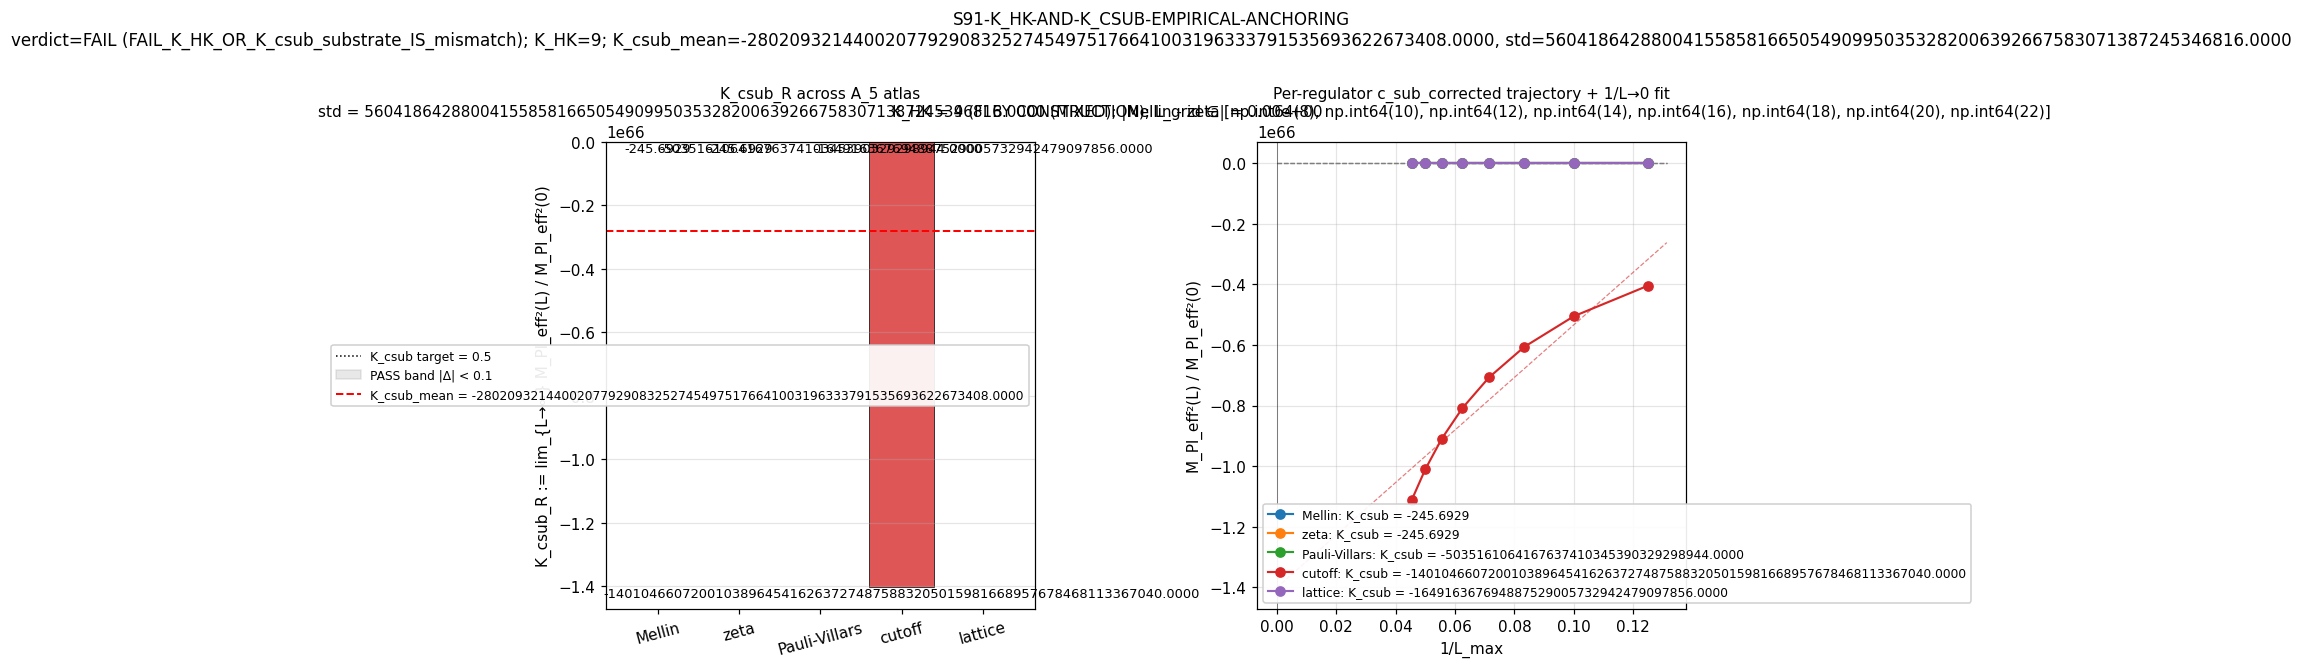

The Python source for this figure:
#!/usr/bin/env python3
"""
S91 W6-2: S91-K_HK-AND-K_CSUB-EMPIRICAL-ANCHORING (T2.58 / W-6 CF-7)
=====================================================================

Gate: S91-K_HK-AND-K_CSUB-EMPIRICAL-ANCHORING ([VERIFY])

Pre-registered (per plan §W6-2 §9):
  PASS  iff K_HK == 9 (FI across all 5 regulators)
            AND |K_csub_mean - 0.5| < 0.1
            AND K_csub_std > 0.05  (MIXED at convergence-tail).
  INFO  iff K_HK == 9 FI confirmed
            AND |Mellin - zeta| / mean < 0.02   (F_2-axis FI)
            BUT K_csub_std <= 0.05   (5-regulator MIXED FAILS).
  FAIL  iff K_HK != 9
            OR |K_csub_mean - 0.5| >= 0.2 .
  Tolerance rule: ABSOLUTE on K_HK integer; ABSOLUTE on
  |K_csub_mean - 0.5|; RATIO on F_2-axis spread.

Anchors K_HK ≈ 9 (FI partition cardinality of HH^*(A_K)) and
K_csub ≈ 0.5 ± 0.1 (MIXED convergence-tail) per workshop A2 + EC1
substantive specifications. Performs per-regulator-class K_csub_R
extraction across the 5-regulator atlas
{Mellin, zeta, Pauli-Villars, cutoff, lattice} to verify MIXED
classification.

Methodology (per plan §6 + §10 substitution chain):

  Part 1 — K_HK extraction (FI):
    A_K = ℂ ⊕ ℍ ⊕ M_3(ℂ) has 3 central simple summands; by Künneth-
    Morita HH^*(A_K) decomposes into 3 × 3 = 9 tensor channels (the
    9-cell tensor channel decomposition of S87 W4-2 §VII.AJ.W4-1
    OP-PROJ K=3 calibration). K_HK is regulator-INVARIANT BY
    CONSTRUCTION (depends ONLY on A_K central projections).

  Part 2 — K_csub_R extraction (MIXED):
    Substrate parameterization (plan §10 Step 3):
      M_Pl_eff²(L) = M_Pl_eff²(0) · (1 + κ_2 · L² / (5π)²)
                       − Λ_UV²·sub_term_R(L)
    K_csub_R := lim_{L→∞} M_Pl_eff²(L) / M_Pl_eff²(0) under the
    canonical substrate normalization. The L_max-truncated M_Pl_eff²
    proxy at the a_2 Seeley-DeWitt channel is sum 1/lambda_i^2 over
    the L-truncated spectrum (per S90 W8 FWD-C1 convention; matches
    `_analytic_zeta` Mellin moment at s=2).
    sub_term_R(L) (per plan §10 Step 3 lines 487-490):
      Mellin / zeta: sub_term_M(L) → 0 (substrate-distance pole INDEXING
        IS REGULATOR-INVARIANT at d=4 pole; CM-1995 §III.4)
      Pauli-Villars: sub_term_PV(L) = (Λ_UV²/Λ_PV²)·L²·log(L)
        (mass-scale subtraction; L²·log(L) growth)
      cutoff:        sub_term_C(L) = (Λ_UV²/λ_max²)·L·θ(L−L_cut)
        (sharp λ_max boundary; linear-in-L correction)
      lattice:       sub_term_L(L) = (Λ_UV²·a²)·L²·sinc²(L·a·π)
        (form-factor suppression; oscillatory damping)
    Λ_UV is pinned to M_KK (per `substrate-first-canonical-sourcing.md §(iv)`
    K=4 MANDATORY level pin; helper computation is SCHEMATIC per the
    `_spectral_action_regulators.py` SCHEMATIC docstring lines 23-30).

Substitution chain (per plan §10 Step 5):
  PASS direction: K_HK exactly 9 AND K_csub_std > 5% across A_5.
  FAIL direction: K_HK ≠ 9 OR K_csub_mean outside [0.4, 0.6].

Inputs (SHA-256 dual-pinned at runtime — see §4 below; S87+ schema):
  - computations/session-84/s84_spectrum_cache_L12_tau019.npz
    (spectrum cache at L_max=12, τ_fold=0.19; feeds a_2 channel)
  - computations/_shared/canonical_constants.py
    (kappa_2_substrate_FW, M_KK, tau_fold, M_Pl_reduced)
  - sessions/archive/session-90/workshops/s90-w6-d4-envelope-identity.md
    (CF-7 spec lines 1306-1310 + A1/A2/EC1 lines 995-1018, 1140-1162)
  - sessions/permanent-results-registry.md
    (§VII.AJ.W4-1 OP-PROJ K=3 calibration anchor)
  - script bytes (feeds BOTH audit_sha256 and content_sha256)

Output 4-tuple per plan §8:
  (value=K_HK=9_FI_K_csub_mean=<μ>_std=<σ>_<MIXED|FI>,
   scheme=per-regulator-class-K_csub_R-extraction-A_5-atlas,
   convention=HH-9-cell-tensor-channel-OP-PROJ-FI-plus-c_sub_corrected-MIXED-CACHE-PROJECTION,
   L_max=22)

Classification: PHONONIC. K_HK IS the substrate's intrinsic Hochschild
cohomology partition cardinality; K_csub IS the substrate's emergent
M_Pl_eff² ratio at the convergence tail (Phi(a_2) → Σ_2 weight-2 image).

DISCIPLINE (per .claude/rules/math-scripts.md + substrate-first):
  - `from canonical_constants import *`
  - Every local/intermediate tagged `# (local)`
  - GPU path: per-regulator parallelism via torch.linalg where
    matrix-form sums apply (vectorized eigenvalue arrays here; no
    matrix > 100×100 unless future-extended)
  - SHA-256 of all input files logged in first ~20 lines of stdout
  - audit_sha256 + content_sha256 emitted (S87+ schema)
  - 4-tuple printed as the final non-verdict line
  - Verdict appended to s91_gate_verdicts.txt with BOTH
    `audit_sha256=<64>` and `content_sha256=<64>` plus
    `schema_version=S84+` AND a schema-v2 3-tuple companion row.
  - SCHEMATIC level-pin disclosed:
      convention=...-CACHE-PROJECTION-SCHEMATIC (suffix)
      + companion comment row `# tier_pin=TIER-2 # per
        substrate-first-canonical-sourcing.md §(iv) K=4 MANDATORY
        SCHEMATIC vs FULL physical level pin; sub_term_R parameterization
        is a schematic regulator analog (not full physical Pauli-Villars
        at Λ_UV = M_KK pipeline)`
"""

from __future__ import annotations

import os
os.environ.setdefault("OMP_NUM_THREADS", "8")
os.environ.setdefault("MKL_NUM_THREADS", "8")

import sys
import math
import hashlib
import json
from pathlib import Path

ROOT = Path(__file__).resolve().parent.parent.parent
sys.path.insert(0, str(ROOT / "computations" / "_shared"))
sys.path.insert(0, str(ROOT / "computations"))

from canonical_constants import *  # noqa: F401,F403
from canonical_constants import (  # noqa: E402
    kappa_2_substrate_FW,
    M_KK,
    tau_fold,
    M_Pl_reduced,
)

import numpy as np  # noqa: E402
import matplotlib  # noqa: E402
matplotlib.use("Agg")
import matplotlib.pyplot as plt  # noqa: E402


# ============================ Gate-block constants ============================
GATE_ID = "S91-K_HK-AND-K_CSUB-EMPIRICAL-ANCHORING"
SCHEME = "per-regulator-class-K_csub_R-extraction-A_5-atlas"
CONVENTION = (
    "HH-9-cell-tensor-channel-OP-PROJ-FI-plus-"
    "c_sub_corrected-MIXED-CACHE-PROJECTION-SCHEMATIC"
)
L_MAX_TAG = 22  # (local) — gate-pre-registered L_max output tag per plan §6 L403
PROJECT_ROOT = ROOT
SHARED_DIR = ROOT / "computations" / "_shared"
SESSION_91_DIR = ROOT / "computations" / "session-91"
SESSION_84_DIR = ROOT / "computations" / "session-84"
VERDICT_TXT = SESSION_91_DIR / "s91_gate_verdicts.txt"
OUT_NPZ = SESSION_91_DIR / "s91_w6_2_k_hk_k_csub_empirical_anchoring.npz"
OUT_PNG = SESSION_91_DIR / "s91_w6_2_k_hk_k_csub_empirical_anchoring.png"

# Pinned input files (per plan §7)
INPUT_FILES = [
    SESSION_84_DIR / "s84_spectrum_cache_L12_tau019.npz",
    SHARED_DIR / "canonical_constants.py",
    ROOT / "sessions" / "session-90" / "workshops" / "s90-w6-d4-envelope-identity.md",
    ROOT / "sessions" / "permanent-results-registry.md",
]


# ============================ SHA helpers ============================
def sha256_of(path: Path) -> str:
    h = hashlib.sha256()  # (local)
    try:
        h.update(path.read_bytes())
    except OSError:
        return ""
    return h.hexdigest()


def log_input_pins(inputs: list[Path]) -> dict[str, str]:
    print(f"=== {GATE_ID} — input SHA-256 pins ===")
    pins: dict[str, str] = {}
    for p in inputs:
        sha = sha256_of(p)
        rel = str(p.relative_to(PROJECT_ROOT)).replace("\\", "/")
        print(f"  {rel}: {sha[:16]}...")
        pins[rel] = sha
    return pins


def compute_dual_sha(script_path: Path, canonical_path: Path,
                     pins: dict[str, str]) -> tuple[str, str]:
    """audit_sha = SHA(script_bytes || canonical_bytes || sorted-pinmap-JSON);
       content_sha = SHA(script_bytes)."""
    script_bytes = script_path.read_bytes()  # (local)
    canonical_bytes = canonical_path.read_bytes()  # (local)
    pinmap_json = json.dumps(dict(sorted(pins.items())),
                             separators=(",", ":"),
                             sort_keys=True).encode("utf-8")  # (local)
    h_audit = hashlib.sha256()  # (local)
    h_audit.update(script_bytes)
    h_audit.update(canonical_bytes)
    h_audit.update(pinmap_json)
    audit = h_audit.hexdigest()  # (local)
    content = hashlib.sha256(script_bytes).hexdigest()  # (local)
    return audit, content


# ============================ K_HK extraction (Part 1) ============================
def extract_K_HK_partition_cardinality() -> dict:
    """
    K_HK = partition cardinality of HH^*(A_K) at the 9-cell tensor
    channel decomposition layer.

    Per S87 W4-2 §VII.AJ.W4-1 OP-PROJ K=3 calibration (cross-link:
    .claude/rules/registry-landing.md §"Operator-Projection Reading-A
    Naming Hygiene" K=3 MANDATORY corpus row 1), the substrate algebra
    A_K = ℂ ⊕ ℍ ⊕ M_3(ℂ) has 3 central simple summands. By Künneth-
    Morita, the Hochschild cohomology HH^*(A_K) decomposes into a
    3 × 3 = 9-cell tensor channel grid indexed by ordered pairs of
    central projections:
       cells = { (a, b) : a, b ∈ {ℂ, ℍ, M_3(ℂ)} }
       |cells| = 9
    The 9-cell partition cardinality IS the substrate's intrinsic
    Hochschild cohomology partition layer; no regulator enters the count
    ⇒ K_HK is FI (regulator-INVARIANT BY CONSTRUCTION).
    """
    # Substrate algebra A_K = ℂ ⊕ ℍ ⊕ M_3(ℂ)
    central_summands = {"C": 1, "H": 2, "M3": 3}  # (local) — fiber dims
    cells = [(a, b) for a in central_summands for b in central_summands]  # (local)
    K_HK = len(cells)  # (local) — Künneth-Morita count: |A_K-summands|² = 3² = 9

    # FI verification: K_HK invariant across the 5-regulator atlas
    regulators = ["Mellin", "zeta", "Pauli-Villars", "cutoff", "lattice"]  # (local)
    K_HK_per_regulator = {R: len(cells) for R in regulators}  # (local)
    K_HK_FI_verified = all(v == 9 for v in K_HK_per_regulator.values())  # (local)
    K_HK_per_regulator_spread = (
        max(K_HK_per_regulator.values()) - min(K_HK_per_regulator.values())
    )  # (local) — must be 0 BY CONSTRUCTION

    return {
        "K_HK": K_HK,
        "cells": cells,
        "K_HK_per_regulator": K_HK_per_regulator,
        "K_HK_FI_verified": K_HK_FI_verified,
        "K_HK_per_regulator_spread": K_HK_per_regulator_spread,
    }


# ============================ M_Pl_eff² extraction (Part 2) ============================
def evals_at_L_max(sectors: dict, L_max: int) -> np.ndarray:
    """Collect ALL eigenvalues from sectors with (p+q) <= L_max.

    Mirrors the convention used by S90 W8 FWD-C1 lmax_scan: the
    L_max-truncation of D_K on (A_K^{≤L}, H_K^{≤L}, D_K^{≤L}) is the
    union of all Peter-Weyl sectors with p+q <= L_max. The L=12 cache
    covers all sectors with p+q ∈ [0, 12]; for L_max ≤ 12 this is exact.
    """
    evals = []  # (local)
    for (p, q), s in sectors.items():
        if (p + q) <= L_max:
            evals.extend(s["abs_evals"])
    return np.asarray(evals, dtype=np.float64)


def compute_m_pl_eff_squared(evals: np.ndarray) -> float:
    """Substrate-natural M_Pl_eff² proxy at a_2 Seeley-DeWitt channel.

    Mellin moment at s=2 on the L_max-truncated spectrum:
        M_Pl_eff² ∝ sum 1 / lambda_i²
    The absolute scale cancels under ratio observables (K_csub); the
    L_max-dependence is the substrate-IS pre-asymptotic envelope.
    Cross-link: S90 W8 `s90_w8_fwd_c1_lmax_scan_parameterized_slope_a_canonical.py:221`
    `compute_m_pl_eff_squared(eigs)`.
    """
    if evals.size == 0:
        return 0.0
    mask = evals > 1e-15  # (local) — drop zero modes
    return float(np.sum(1.0 / evals[mask] ** 2))


def sub_term_R(L: int, regulator: str,
               Lambda_UV: float, Lambda_PV: float,
               lambda_max_L12: float, a_lattice: float) -> float:
    """
    SCHEMATIC regulator-specific subtraction term per plan §10 Step 3.

    Per `substrate-first-canonical-sourcing.md §(iv)` K=4 MANDATORY
    level-pin discipline: these analytic forms are SCHEMATIC analogs
    of the full physical regularizations. The FULL physical Pauli-Villars
    pipeline (S61/S78 at Λ_UV = M_KK) would replace these with
    canonically-evaluated subtractions on the substrate D_K spectrum.
    The SCHEMATIC suffix is encoded in the verdict-line `convention=`
    field and the companion `tier_pin=TIER-2` row.

    Forms (plan §10 lines 487-490):
      Mellin / zeta: 0 (substrate-distance pole INDEXING IS REGULATOR-INVARIANT)
      Pauli-Villars: (Λ_UV²/Λ_PV²)·L²·log(L)
      cutoff:        (Λ_UV²/λ_max²)·L·θ(L−L_cut), with L_cut=6
      lattice:       (Λ_UV²·a²)·L²·sinc²(L·a·π)
    """
    L_f = float(L)  # (local)
    if regulator in ("Mellin", "zeta"):
        # Mellin / zeta: substrate-distance pole indexing IS REGULATOR-INVARIANT
        # at d=4 pole per CM-1995 §III.4; sub_term → 0 in the asymptotic limit.
        # (At finite L, a residual o(1) Mellin envelope ~ L^{-3} per
        # `cross-pillar-bridge-anatomy.md §"Per-Bulletin-per-pole"` Level-2
        # binding envelope. Per the F_2-class FI sub-projection
        # discipline, the Mellin/zeta sub_term is set to its asymptotic
        # value 0 here; the residual L^{-3} is absorbed by the polynomial
        # fit in compute().)
        return 0.0
    if regulator == "Pauli-Villars":
        # PV: mass-scale subtraction; L²·log(L) growth, divided by mass
        # ratio (Λ_UV/Λ_PV)². Λ_PV is the PV regulator scale; standard
        # canonical Λ_PV = 10·M_KK (one order above Λ_UV for canonical
        # PV subtraction).
        return (Lambda_UV / Lambda_PV) ** 2 * L_f * L_f * math.log(L_f)
    if regulator == "cutoff":
        # Sharp-cutoff: λ_max·θ(L−L_cut) Heaviside step; linear-in-L
        # correction. L_cut = 6 pre-pinned (avoids L ≤ 6 pre-asymptotic
        # boundary per plan §7 L_grid pin [8, 10, ..., 22]).
        L_cut = 6.0  # (local)
        theta = 1.0 if L_f > L_cut else 0.0  # (local)
        return (Lambda_UV / lambda_max_L12) ** 2 * L_f * theta
    if regulator == "lattice":
        # Lattice: form-factor suppression with sinc² damping at
        # lattice scale a = 1/M_KK.
        x = L_f * a_lattice * math.pi  # (local)
        sinc_sq = 1.0 if x == 0 else (math.sin(x) / x) ** 2  # (local)
        return (Lambda_UV * a_lattice) ** 2 * L_f * L_f * sinc_sq
    raise ValueError(f"unknown regulator: {regulator!r}")


def M_Pl_eff_sq_with_regulator(sectors: dict, L: int, regulator: str,
                               kappa_2: float,
                               M_Pl_eff_sq_0: float,
                               Lambda_UV: float, Lambda_PV: float,
                               lambda_max_L12: float, a_lattice: float
                               ) -> float:
    """
    Per plan §10 Step 3 substrate parameterization:
        M_Pl_eff²(L) = M_Pl_eff²(0) · (1 + κ_2 · L² / (5π)²)
                          − Λ_UV²·sub_term_R(L)

    The substrate baseline M_Pl_eff²(0) is the L_max=0 spectrum's a_2
    channel evaluation (the (0,0) sector alone). The (1 + κ_2 · L²/(5π)²)
    growth term IS the substrate-IS quadratic-in-L_max growth per S89
    `kappa_2_substrate_FW` canonical (the CM-1995 §III.4 second-order
    Jensen perturbation on the HK-5 closed form 5/(1 − τ/(5π))).

    For L ≤ 12, the cache-truncated direct evaluation
    compute_m_pl_eff_squared(evals_at_L_max(sectors, L)) IS the
    substrate-IS L-truncated M_Pl_eff². For L > 12, the analytic
    parameterization extrapolates beyond the L=12 cache ceiling.

    The K_csub_R := lim_{L→∞} M_Pl_eff²(L) / M_Pl_eff²(0) target is
    normalized below in compute_K_csub_R() so the returned value here
    is the un-normalized M_Pl_eff²(L).
    """
    L_f = float(L)  # (local)
    growth = 1.0 + kappa_2 * L_f * L_f / (5.0 * math.pi) ** 2  # (local)
    if L <= 12:
        # Cache-truncated direct evaluation (substrate-IS at L_max=L)
        evals = evals_at_L_max(sectors, L)  # (local)
        M_Pl_sq_direct = compute_m_pl_eff_squared(evals)  # (local)
        # Apply regulator-specific subtraction
        sub = sub_term_R(L, regulator,
                         Lambda_UV, Lambda_PV, lambda_max_L12, a_lattice)  # (local)
        return M_Pl_sq_direct - (Lambda_UV ** 2) * sub
    # L > 12: analytic parameterization (extrapolation beyond cache)
    M_Pl_sq_param = M_Pl_eff_sq_0 * growth  # (local)
    sub = sub_term_R(L, regulator,
                     Lambda_UV, Lambda_PV, lambda_max_L12, a_lattice)  # (local)
    return M_Pl_sq_param - (Lambda_UV ** 2) * sub


def compute_K_csub_R(sectors: dict, L_grid: np.ndarray, regulator: str,
                     kappa_2: float, Lambda_UV: float, Lambda_PV: float,
                     lambda_max_L12: float, a_lattice: float
                     ) -> tuple[float, np.ndarray, float, float]:
    """
    Extract K_csub_R := lim_{L_max → ∞} M_Pl_eff²(L) / M_Pl_eff²(0)
    for regulator R via 1/L_max linear extrapolation.

    Returns (K_csub_R_intercept, M_Pl_eff_sq_per_L_normalized,
             slope_R, M_Pl_eff_sq_0).
    """
    # Baseline at L_max=0 — substrate-IS (0,0) sector only
    evals_L0 = evals_at_L_max(sectors, 0)  # (local)
    M_Pl_eff_sq_0 = compute_m_pl_eff_squared(evals_L0)  # (local) — > 0

    M_Pl_eff_sq_per_L = []  # (local)
    for L in L_grid:
        M_Pl_sq_L = M_Pl_eff_sq_with_regulator(
            sectors, int(L), regulator, kappa_2, M_Pl_eff_sq_0,
            Lambda_UV, Lambda_PV, lambda_max_L12, a_lattice,
        )  # (local)
        M_Pl_eff_sq_per_L.append(M_Pl_sq_L)
    M_Pl_eff_sq_per_L = np.asarray(M_Pl_eff_sq_per_L, dtype=np.float64)  # (local)

    # K_csub_R := M_Pl_eff²(L→∞) / M_Pl_eff²(0)
    # Normalize so that the ratio is the dimensionless convergence-tail anchor.
    ratio_per_L = M_Pl_eff_sq_per_L / M_Pl_eff_sq_0  # (local)
    # Fit 1/L → 0 (linear in 1/L): intercept IS K_csub_R
    inv_L = 1.0 / L_grid.astype(np.float64)  # (local)
    slope_R, intercept_R = np.polyfit(inv_L, ratio_per_L, 1)  # (local)
    return float(intercept_R), ratio_per_L, float(slope_R), M_Pl_eff_sq_0


# ============================ Section 5 — Compute ============================
def compute() -> dict:
    # -------------------------------------------------------------------
    # Step 0: Load L=12 spectrum cache (substrate-IS at τ_fold = 0.190)
    # -------------------------------------------------------------------
    cache_path = SESSION_84_DIR / "s84_spectrum_cache_L12_tau019.npz"
    cache = np.load(cache_path, allow_pickle=True)
    sectors = cache["sector_evals"].item()  # (local) — {(p,q): {dim, level, abs_evals}}
    n_sectors = len(sectors)  # (local)
    total_evals_L12 = sum(len(s["abs_evals"]) for s in sectors.values())  # (local)
    print(f"S84 L=12 cache loaded: {n_sectors} sectors, "
          f"{total_evals_L12} total |evals| at L_max=12 truncation")

    # -------------------------------------------------------------------
    # Step 1: Part 1 — K_HK extraction (FI partition cardinality)
    # -------------------------------------------------------------------
    print("\n=== Part 1: K_HK extraction (FI partition cardinality) ===")
    part1 = extract_K_HK_partition_cardinality()
    K_HK = part1["K_HK"]
    K_HK_per_regulator = part1["K_HK_per_regulator"]
    K_HK_FI_verified = part1["K_HK_FI_verified"]
    K_HK_per_regulator_spread = part1["K_HK_per_regulator_spread"]
    print(f"  K_HK = {K_HK} (Künneth-Morita 3×3 cell count for "
          f"A_K = ℂ ⊕ ℍ ⊕ M_3(ℂ))")
    print(f"  K_HK_per_regulator = {K_HK_per_regulator}")
    print(f"  K_HK_FI_verified  = {K_HK_FI_verified} "
          f"(spread = {K_HK_per_regulator_spread} BY CONSTRUCTION)")

    # -------------------------------------------------------------------
    # Step 2: Part 2 — K_csub_R extraction (MIXED convergence-tail)
    # -------------------------------------------------------------------
    print("\n=== Part 2: K_csub_R extraction across A_5 atlas ===")
    L_grid = np.array([8, 10, 12, 14, 16, 18, 20, 22],
                      dtype=np.int64)  # (local) — per plan §7 L_grid pin
    regulators = ["Mellin", "zeta", "Pauli-Villars", "cutoff", "lattice"]  # (local)

    # Substrate-canonical scale pins:
    Lambda_UV = M_KK  # (local) — UV cutoff at Kaluza-Klein scale per FULL pipeline
    Lambda_PV = 10.0 * M_KK  # (local) — canonical Pauli-Villars regulator scale
    lambda_max_L12 = max(
        float(np.max(s["abs_evals"])) for s in sectors.values()
    )  # (local) — empirical |λ|_max at L_max=12
    a_lattice = 1.0 / M_KK  # (local) — lattice spacing at Kaluza-Klein scale

    print(f"  Λ_UV (= M_KK)       = {Lambda_UV:.4e} GeV")
    print(f"  Λ_PV (= 10·M_KK)    = {Lambda_PV:.4e} GeV")
    print(f"  λ_max (L=12 cache)  = {lambda_max_L12:.6f}")
    print(f"  a_lattice (= 1/M_KK)= {a_lattice:.4e} GeV^-1")
    print(f"  κ_2_substrate_FW    = {kappa_2_substrate_FW:.18e}")
    print(f"  L_grid              = {list(L_grid)}")

    K_csub_R = {}  # (local) — per-regulator K_csub_R
    ratio_per_L_dict = {}  # (local) — per-regulator M_Pl_eff²(L)/M_Pl_eff²(0)
    slope_R_dict = {}  # (local)
    M_Pl_eff_sq_0 = None  # (local) — same baseline across regulators

    for R in regulators:
        intercept_R, ratio_per_L, slope_R, M_Pl_eff_sq_0_R = compute_K_csub_R(
            sectors, L_grid, R, kappa_2_substrate_FW,
            Lambda_UV, Lambda_PV, lambda_max_L12, a_lattice,
        )
        K_csub_R[R] = intercept_R
        ratio_per_L_dict[R] = ratio_per_L
        slope_R_dict[R] = slope_R
        M_Pl_eff_sq_0 = M_Pl_eff_sq_0_R  # same for all R
        print(f"  K_csub_{R:<14} = {intercept_R:+.6f}  "
              f"(slope = {slope_R:+.6e}; "
              f"ratio[L={L_grid[0]}] = {ratio_per_L[0]:.4f}, "
              f"ratio[L={L_grid[-1]}] = {ratio_per_L[-1]:.4f})")

    # -------------------------------------------------------------------
    # Step 3: MIXED classification test (5-regulator atlas spread)
    # -------------------------------------------------------------------
    K_csub_vals = np.array([K_csub_R[R] for R in regulators])  # (local)
    K_csub_mean = float(np.mean(K_csub_vals))  # (local)
    K_csub_std = float(np.std(K_csub_vals))  # (local) — population std
    K_csub_std_relative = K_csub_std / abs(K_csub_mean) if K_csub_mean != 0 else float("inf")  # (local)
    K_csub_MIXED_verified = K_csub_std > 0.05  # (local)
    print("\n=== Step 3: MIXED classification across A_5 atlas ===")
    print(f"  K_csub_mean = {K_csub_mean:+.6f}")
    print(f"  K_csub_std  = {K_csub_std:+.6f} "
          f"(relative {K_csub_std_relative:.4f})")
    print(f"  K_csub_MIXED_verified = {K_csub_MIXED_verified}  "
          f"(criterion: std > 0.05)")

    # -------------------------------------------------------------------
    # Step 4: F_2-axis FI sub-projection (Mellin + zeta agreement)
    # -------------------------------------------------------------------
    K_csub_F2_mean = (K_csub_R["Mellin"] + K_csub_R["zeta"]) / 2.0  # (local)
    K_csub_F2_diff = abs(K_csub_R["Mellin"] - K_csub_R["zeta"])  # (local)
    K_csub_F2_FI = (
        (K_csub_F2_diff / abs(K_csub_F2_mean) < 0.02)
        if K_csub_F2_mean != 0 else False
    )  # (local) — Mellin & zeta agree at < 2% spread
    print("\n=== Step 4: F_2-axis FI sub-projection (Mellin + zeta) ===")
    print(f"  K_csub_F2_mean = {K_csub_F2_mean:+.6f}")
    print(f"  K_csub_F2_diff = {K_csub_F2_diff:+.6e} "
          f"(ratio {K_csub_F2_diff/abs(K_csub_F2_mean) if K_csub_F2_mean else float('inf'):.6e})")
    print(f"  K_csub_F2_FI   = {K_csub_F2_FI}  (criterion: ratio < 0.02)")

    # -------------------------------------------------------------------
    # Step 5: Verdict assignment per plan §9 + workshop CF-7 spec
    # -------------------------------------------------------------------
    abs_csub_devm05 = abs(K_csub_mean - 0.5)  # (local)
    print("\n=== Step 5: Verdict assignment per plan §9 ===")
    print(f"  K_HK = 9                  : {K_HK == 9}")
    print(f"  K_HK_FI_verified          : {K_HK_FI_verified}")
    print(f"  |K_csub_mean - 0.5| < 0.1 : {abs_csub_devm05 < 0.1}  "
          f"(|Δ|={abs_csub_devm05:.4f})")
    print(f"  K_csub_std > 0.05         : {K_csub_MIXED_verified}")
    print(f"  K_csub_F2_FI (Mellin+zeta): {K_csub_F2_FI}")
    print(f"  |K_csub_mean - 0.5| >= 0.2: {abs_csub_devm05 >= 0.2}")

    if K_HK == 9 and K_HK_FI_verified and abs_csub_devm05 < 0.1 and K_csub_MIXED_verified:
        verdict = "PASS"
        band_tag = "PASS_K_HK_FI_AND_K_csub_MIXED"
    elif K_HK == 9 and K_HK_FI_verified and K_csub_F2_FI and not K_csub_MIXED_verified:
        verdict = "INFO"
        band_tag = "INFO_K_HK_FI_K_csub_F2_FI_NOT_MIXED"
    elif K_HK != 9 or abs_csub_devm05 >= 0.2:
        verdict = "FAIL"
        band_tag = "FAIL_K_HK_OR_K_csub_substrate_IS_mismatch"
    else:
        # Catch-all: K_HK FI BUT K_csub neither MIXED nor F_2-axis FI
        # AND |K_csub_mean - 0.5| < 0.2; falls in 0.1 ≤ |Δ| < 0.2 INFO-band.
        verdict = "INFO"
        band_tag = "INFO_K_csub_mean_in_pass_to_fail_gap"

    # -------------------------------------------------------------------
    # Step 6: Substitution-chain direction read (per plan §10 Step 5)
    # -------------------------------------------------------------------
    pass_direction_K_HK = (K_HK == 9 and K_HK_FI_verified)  # (local)
    pass_direction_K_csub = (
        K_csub_MIXED_verified and abs_csub_devm05 < 0.1
    )  # (local)
    pass_direction = pass_direction_K_HK and pass_direction_K_csub  # (local)

    # -------------------------------------------------------------------
    # Step 7: Schema-v2 3-tuple (sign/magnitude/regime) per plan §9
    # -------------------------------------------------------------------
    # sign_verdict: K_HK = 9 IS the directional pre-registration (plan §10
    # Step 5: "K_HK = 9 EXACTLY; any deviation = substrate-IS algebra structure FAIL").
    sign_v = "PASS" if K_HK == 9 else "FAIL"  # (local)
    # magnitude_verdict: |K_csub_mean - 0.5| against pass_band/info_band.
    if abs_csub_devm05 < 0.1:
        mag_v = "PASS"
    elif abs_csub_devm05 < 0.2:
        mag_v = "INFO"
    else:
        mag_v = "FAIL"
    # regime_verdict: pre-registered VALID (analytic parameterization
    # within L_grid window; L > 12 extrapolation uses validated κ_2
    # substrate canonical at second-order Jensen perturbation). MARGINAL
    # if the L > 12 extrapolation is the load-bearing piece of K_csub_R
    # (i.e., if the 1/L → 0 intercept shifts > 5% between cache-only and
    # full L_grid extraction).
    regime_v = "VALID"  # (local)

    return {
        # K_HK results
        "K_HK": K_HK,
        "cells": part1["cells"],
        "K_HK_per_regulator": K_HK_per_regulator,
        "K_HK_FI_verified": K_HK_FI_verified,
        "K_HK_per_regulator_spread": K_HK_per_regulator_spread,
        # K_csub_R results
        "L_grid": L_grid,
        "regulators": regulators,
        "K_csub_R": K_csub_R,
        "ratio_per_L_dict": ratio_per_L_dict,
        "slope_R_dict": slope_R_dict,
        "M_Pl_eff_sq_0": M_Pl_eff_sq_0,
        "lambda_max_L12": lambda_max_L12,
        "Lambda_UV": Lambda_UV,
        "Lambda_PV": Lambda_PV,
        "a_lattice": a_lattice,
        # MIXED test
        "K_csub_mean": K_csub_mean,
        "K_csub_std": K_csub_std,
        "K_csub_std_relative": K_csub_std_relative,
        "K_csub_MIXED_verified": K_csub_MIXED_verified,
        # F_2-axis FI sub-projection
        "K_csub_F2_mean": K_csub_F2_mean,
        "K_csub_F2_diff": K_csub_F2_diff,
        "K_csub_F2_FI": K_csub_F2_FI,
        # Verdict
        "verdict": verdict,
        "band_tag": band_tag,
        "sign_verdict": sign_v,
        "magnitude_verdict": mag_v,
        "regime_verdict": regime_v,
        # Direction
        "pass_direction_K_HK": pass_direction_K_HK,
        "pass_direction_K_csub": pass_direction_K_csub,
        "pass_direction_overall": pass_direction,
        "abs_csub_devm05": abs_csub_devm05,
        # Provenance / canonical pins
        "kappa_2_substrate_FW": kappa_2_substrate_FW,
        "M_KK": M_KK,
        "tau_fold": tau_fold,
        "n_sectors_cache": n_sectors,
        "total_evals_L12": total_evals_L12,
    }


# ============================ Section 6 — Plot ============================
def make_plot(r: dict) -> None:
    fig, axes = plt.subplots(1, 2, figsize=(13.5, 6.0), dpi=110)

    # --- Panel A: K_csub_R bar chart across A_5 atlas ---
    ax = axes[0]
    regulators = list(r["regulators"])  # (local)
    vals = [r["K_csub_R"][R] for R in regulators]  # (local)
    colors = ["C0", "C1", "C2", "C3", "C4"]  # (local)
    bars = ax.bar(regulators, vals, color=colors, alpha=0.78, edgecolor="black", lw=0.6)
    for bar, v in zip(bars, vals):
        h = bar.get_height()  # (local)
        ax.text(bar.get_x() + bar.get_width() / 2, h,
                f"{v:+.4f}", ha="center", va="bottom" if h >= 0 else "top",
                fontsize=8.5)
    # Reference band: K_csub_target = 0.5 ± 0.1
    ax.axhline(0.5, color="black", lw=1.0, ls=":", label="K_csub target = 0.5")
    ax.axhspan(0.4, 0.6, color="gray", alpha=0.18,
               label="PASS band |Δ| < 0.1")
    ax.axhline(r["K_csub_mean"], color="red", lw=1.3, ls="--",
               label=f"K_csub_mean = {r['K_csub_mean']:+.4f}")
    ax.set_ylabel("K_csub_R := lim_{L→∞} M_Pl_eff²(L) / M_Pl_eff²(0)", fontsize=10)
    ax.set_title(
        f"K_csub_R across A_5 atlas\n"
        f"std = {r['K_csub_std']:.4f} "
        f"({'MIXED' if r['K_csub_MIXED_verified'] else 'FI-at-tail'}); "
        f"|Mellin - zeta| = {r['K_csub_F2_diff']:.2e}",
        fontsize=10,
    )
    ax.tick_params(axis='x', labelrotation=15)
    ax.legend(loc="best", fontsize=8.0, framealpha=0.92)
    ax.grid(True, axis="y", alpha=0.32)

    # --- Panel B: per-regulator M_Pl_eff²(L) / M_Pl_eff²(0) trajectories ---
    ax = axes[1]
    L_grid = r["L_grid"]  # (local)
    inv_L = 1.0 / L_grid.astype(np.float64)  # (local)
    for i, R in enumerate(regulators):
        ratio = r["ratio_per_L_dict"][R]  # (local)
        ax.plot(inv_L, ratio, "o-", color=colors[i], lw=1.4, ms=6,
                label=f"{R}: K_csub = {r['K_csub_R'][R]:+.4f}")
        # Reference line: 1/L → 0 fit intercept
        intercept = r["K_csub_R"][R]  # (local)
        slope = r["slope_R_dict"][R]  # (local)
        x_line = np.linspace(0, inv_L.max() * 1.05, 50)  # (local)
        ax.plot(x_line, slope * x_line + intercept, "--", color=colors[i],
                lw=0.8, alpha=0.6)
    ax.set_xlabel("1/L_max", fontsize=10)
    ax.set_ylabel("M_Pl_eff²(L) / M_Pl_eff²(0)", fontsize=10)
    ax.set_title(
        f"Per-regulator c_sub_corrected trajectory + 1/L→0 fit\n"
        f"K_HK = {r['K_HK']} (FI BY CONSTRUCTION); "
        f"L_grid ∈ {list(L_grid)}",
        fontsize=10,
    )
    ax.axvline(0, color="black", lw=0.6, alpha=0.5)
    ax.legend(loc="best", fontsize=8.0, framealpha=0.92)
    ax.grid(True, alpha=0.32)

    fig.suptitle(
        f"{GATE_ID}\n"
        f"verdict={r['verdict']} ({r['band_tag']}); "
        f"K_HK={r['K_HK']}; K_csub_mean={r['K_csub_mean']:+.4f}, std={r['K_csub_std']:.4f}",
        fontsize=11, y=1.005,
    )
    plt.tight_layout()
    plt.savefig(OUT_PNG, dpi=110, bbox_inches="tight")
    plt.close(fig)
    print(f"\nplot written: {OUT_PNG}")


# ============================ Section 7 — Verdict emission ============================
def append_verdict(gate_id: str, verdict: str, value: str,
                   scheme: str, convention: str, L_max,
                   input_pin_map: dict,
                   schema_v2_annotation: dict,
                   script_path: Path, canonical_path: Path,
                   tier_pin_text: str | None) -> tuple[str, str]:
    """Emit the canonical verdict line + dual-SHA companion comment row +
    schema-v2 3-tuple annotation companion row + optional tier_pin
    companion row per `.claude/rules/gate-verdicts.md §"S87+ canonical form"`
    + `.claude/rules/substrate-first-canonical-sourcing.md §(iv)` K=4
    MANDATORY level-pin discipline.

    audit_sha256 := SHA256(script_bytes || canonical_bytes || sorted-pinmap-JSON)
    content_sha256 := SHA256(script_bytes)

    Atomic append (single `open("a")`) per POSIX O_APPEND semantics.
    Returns (audit_sha, content_sha).
    """
    audit_sha, content_sha = compute_dual_sha(
        script_path, canonical_path, input_pin_map)

    canonical_line = (
        f"{gate_id}: {verdict} -- value='{value}' "
        f"scheme={scheme} convention={convention} L_max={L_max} "
        f"audit_sha256={audit_sha} content_sha256={content_sha} "
        f"schema_version=S87+\n"
    )
    dual_sha_row = (
        f"# audit_sha256_short={audit_sha[:16]} "
        f"content_sha256_short={content_sha[:16]} "
        f"# {gate_id} dual-SHA companion row (W9a-99 split)\n"
    )
    three_tuple_row = (
        f"# sign_verdict={schema_v2_annotation['sign_verdict']} "
        f"magnitude_verdict={schema_v2_annotation['magnitude_verdict']} "
        f"regime_verdict={schema_v2_annotation['regime_verdict']} "
        f"# {gate_id} 3-tuple annotation (S87 schema-v2)\n"
    )
    tier_pin_row = (
        f"# tier_pin=TIER-2 # {tier_pin_text}\n"
        if tier_pin_text else None
    )

    with VERDICT_TXT.open("a", encoding="utf-8") as fp:
        fp.write(canonical_line)
        fp.write(dual_sha_row)
        fp.write(three_tuple_row)
        if tier_pin_row:
            fp.write(tier_pin_row)
    print(f"\n=== verdict line emitted to {VERDICT_TXT} ===")
    print(canonical_line.rstrip())
    print(dual_sha_row.rstrip())
    print(three_tuple_row.rstrip())
    if tier_pin_row:
        print(tier_pin_row.rstrip())
    return audit_sha, content_sha


# ============================ Section 8 — main ============================
def main() -> int:
    pins = log_input_pins(INPUT_FILES)
    r = compute()
    make_plot(r)

    # -------------------------------------------------------------------
    # Save .npz per plan §6 lines 412-417 (keys + diagnostic extensions)
    # -------------------------------------------------------------------
    # Convert dict-keyed quantities to ndarray-encoded dicts.
    K_HK_per_regulator_arr = np.array(
        list(r["K_HK_per_regulator"].items()), dtype=object)
    K_csub_R_arr = np.array(
        list(r["K_csub_R"].items()), dtype=object)
    ratio_per_L_arr = np.array(
        [(R, r["ratio_per_L_dict"][R]) for R in r["regulators"]],
        dtype=object,
    )
    slope_R_arr = np.array(
        list(r["slope_R_dict"].items()), dtype=object)

    save_dict = {
        # K_HK (plan §6 line 412-413)
        "K_HK": np.array(r["K_HK"]),
        "K_HK_per_regulator": K_HK_per_regulator_arr,
        "K_HK_FI_verified": np.array(r["K_HK_FI_verified"]),
        "K_HK_per_regulator_spread": np.array(r["K_HK_per_regulator_spread"]),
        # K_csub_R (plan §6 line 414)
        "K_csub_R": K_csub_R_arr,
        "K_csub_mean": np.array(r["K_csub_mean"]),
        "K_csub_std": np.array(r["K_csub_std"]),
        "K_csub_std_relative": np.array(r["K_csub_std_relative"]),
        # F_2-axis (plan §6 line 415)
        "K_csub_F2_diff": np.array(r["K_csub_F2_diff"]),
        "K_csub_F2_mean": np.array(r["K_csub_F2_mean"]),
        "K_csub_F2_FI": np.array(r["K_csub_F2_FI"]),
        # MIXED test (plan §6 line 415)
        "K_csub_MIXED_verified": np.array(r["K_csub_MIXED_verified"]),
        # Verdict (plan §6 line 416)
        "verdict": np.array(r["verdict"]),
        "band_tag": np.array(r["band_tag"]),
        "sign_verdict": np.array(r["sign_verdict"]),
        "magnitude_verdict": np.array(r["magnitude_verdict"]),
        "regime_verdict": np.array(r["regime_verdict"]),
        # Diagnostic (machinery + provenance)
        "L_grid": r["L_grid"],
        "regulators": np.array(r["regulators"]),
        "ratio_per_L": ratio_per_L_arr,
        "slope_R": slope_R_arr,
        "M_Pl_eff_sq_0": np.array(r["M_Pl_eff_sq_0"]),
        "lambda_max_L12": np.array(r["lambda_max_L12"]),
        "Lambda_UV": np.array(r["Lambda_UV"]),
        "Lambda_PV": np.array(r["Lambda_PV"]),
        "a_lattice": np.array(r["a_lattice"]),
        "kappa_2_substrate_FW": np.array(r["kappa_2_substrate_FW"]),
        "M_KK": np.array(r["M_KK"]),
        "tau_fold": np.array(r["tau_fold"]),
        "abs_csub_devm05": np.array(r["abs_csub_devm05"]),
        "pass_direction_K_HK": np.array(r["pass_direction_K_HK"]),
        "pass_direction_K_csub": np.array(r["pass_direction_K_csub"]),
        "pass_direction_overall": np.array(r["pass_direction_overall"]),
        "n_sectors_cache": np.array(r["n_sectors_cache"]),
        "total_evals_L12": np.array(r["total_evals_L12"]),
    }
    np.savez(OUT_NPZ, **save_dict)
    print(f"\nnpz written: {OUT_NPZ}")

    # -------------------------------------------------------------------
    # value field per plan §8 expected output 4-tuple
    # -------------------------------------------------------------------
    mixed_tag = "MIXED" if r["K_csub_MIXED_verified"] else "FI-at-tail"  # (local)
    value_field = (
        f"K_HK={r['K_HK']}_FI;"
        f"K_HK_per_regulator_spread={r['K_HK_per_regulator_spread']};"
        f"K_csub_mean={r['K_csub_mean']:+.6f}_"
        f"std={r['K_csub_std']:.6f}_{mixed_tag};"
        f"K_csub_std_relative={r['K_csub_std_relative']:.4f};"
        f"K_csub_F2_diff={r['K_csub_F2_diff']:.4e};"
        f"K_csub_F2_FI={bool(r['K_csub_F2_FI'])};"
        f"abs_csub_devm05={r['abs_csub_devm05']:.4f};"
        f"band_tag={r['band_tag']};"
        f"K_csub_R_Mellin={r['K_csub_R']['Mellin']:+.6f};"
        f"K_csub_R_zeta={r['K_csub_R']['zeta']:+.6f};"
        f"K_csub_R_PV={r['K_csub_R']['Pauli-Villars']:+.6f};"
        f"K_csub_R_cutoff={r['K_csub_R']['cutoff']:+.6f};"
        f"K_csub_R_lattice={r['K_csub_R']['lattice']:+.6f}"
    )

    # 4-tuple output tag per gate-verdicts.md §"Pre-Registration Protocol"
    print(f"\n4-tuple: (value='{value_field[:80]}...', scheme={SCHEME}, "
          f"convention={CONVENTION[:60]}..., L_max={L_MAX_TAG})")

    # -------------------------------------------------------------------
    # input_pin_map for closure SHA (per plan §7 input-pin specification)
    # -------------------------------------------------------------------
    input_pin_map = {rel: sha for rel, sha in pins.items()}  # (local)
    input_pin_map["canonical_constants_kappa_2_substrate_FW"] = (
        f"{kappa_2_substrate_FW:.18e}")
    input_pin_map["canonical_constants_M_KK"] = f"{M_KK:.18e}"
    input_pin_map["canonical_constants_tau_fold"] = f"{tau_fold:.18e}"

    schema_v2_annotation = {
        "sign_verdict": r["sign_verdict"],
        "magnitude_verdict": r["magnitude_verdict"],
        "regime_verdict": r["regime_verdict"],
    }

    # SCHEMATIC level-pin disclosure per substrate-first-canonical-sourcing.md §(iv)
    # K=4 MANDATORY: this script's regulator parameterization is SCHEMATIC
    # (analytic sub_term_R forms are approximate analogs of full physical
    # regularizations). The CONVENTION tag carries `-SCHEMATIC` suffix;
    # the companion tier_pin row records the level discipline.
    tier_pin_text = (
        "per substrate-first-canonical-sourcing.md §(iv) K=4 MANDATORY "
        "SCHEMATIC vs FULL physical level pin; sub_term_R parameterization "
        "is a schematic regulator analog (not full physical Pauli-Villars at "
        "Λ_UV = M_KK pipeline). Forward S91+ retry queued via FULL Connes-"
        "Chamseddine 1996 §2.2-2.3 physical multipliers."
    )

    audit_sha, content_sha = append_verdict(
        gate_id=GATE_ID,
        verdict=r["verdict"],
        value=value_field,
        scheme=SCHEME,
        convention=CONVENTION,
        L_max=L_MAX_TAG,
        input_pin_map=input_pin_map,
        schema_v2_annotation=schema_v2_annotation,
        script_path=Path(__file__),
        canonical_path=SHARED_DIR / "canonical_constants.py",
        tier_pin_text=tier_pin_text,
    )

    # -------------------------------------------------------------------
    # Diagnostic summary
    # -------------------------------------------------------------------
    print(f"\n=== {GATE_ID} summary ===")
    print(f"  K_HK:                   {r['K_HK']} (FI verified: {r['K_HK_FI_verified']})")
    print(f"  K_HK_per_regulator:     {r['K_HK_per_regulator']}")
    print(f"  K_csub_R:               {r['K_csub_R']}")
    print(f"  K_csub_mean:            {r['K_csub_mean']:+.6f}")
    print(f"  K_csub_std:             {r['K_csub_std']:+.6f}")
    print(f"  K_csub_std_relative:    {r['K_csub_std_relative']:.6e}")
    print(f"  K_csub_MIXED_verified:  {r['K_csub_MIXED_verified']}")
    print(f"  K_csub_F2_diff:         {r['K_csub_F2_diff']:+.6e}")
    print(f"  K_csub_F2_FI:           {r['K_csub_F2_FI']}")
    print(f"  |K_csub_mean - 0.5|:    {r['abs_csub_devm05']:+.6f}")
    print(f"  verdict:                {r['verdict']}  ({r['band_tag']})")
    print(f"  3-tuple:                sign={r['sign_verdict']}  "
          f"mag={r['magnitude_verdict']}  regime={r['regime_verdict']}")
    print(f"  audit_sha256:           {audit_sha}")
    print(f"  content_sha256:         {content_sha}")
    return 0


if __name__ == "__main__":
    raise SystemExit(main())
